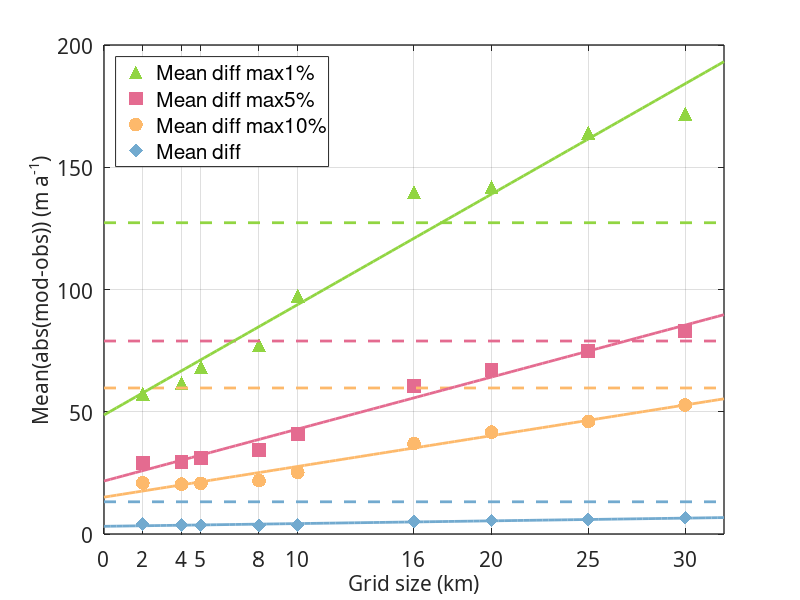

Recreate this plot in MATLAB.
% Mean_diff_Cal and Plot
% TERRA 20230905
path1= 'E:\MATLAB\WQX\Project1\出图代码\原图直出';
custom_colors = [
      68 4 90; 
      26 49 139;
      31 146 139;
      114 170 207;
      145 213 66;
      192 63 103; 
      228 107 144;  
      236 93 59;   
      253 185 107;   
      255 0 0;     
];
C = custom_colors/255;

% load(fullfile(path, 'AmeryObserve_ub_vb.mat'));
% load(fullfile(path, 'AmeryInverse_ub_vb.mat'));
% % idx = AmeryVB.Values~=0; % 找出非零的位置
% % A=AmeryVB.Values(idx);%诊断模型得到的流速
% % B=AmeryVBO.Values(idx);%观测的流速
% A1=AmeryUB.Values;
% B1=AmeryUBO.Values;
% A2=AmeryVB.Values;
% B2=AmeryVBO.Values;
% speedA=sqrt(A1.*A1+A2.*A2);
% speedB=sqrt(B1.*B1+B2.*B2);
% diff=abs(speedA-speedB);
% mean1 = mean(diff(:));
% std1 = std(diff(:));



% resolutions = [2, 4, 5, 8, 10,16,20,25,30]; % 网格分辨率
% meandiff_values=[6.0421,5.2608,5.6565,6.2056,7.5493,9.4048,10.7208,11.5585,12.9844];
% % Mean_Diff 不规则格网10.5498 
% % 绘制散点图  
% figure
% set(gcf,'color','w','position',[500 200 650 600]);
% scatter(resolutions, meandiff_values, 100, 'b', 'filled'); % 'b'代表蓝色，'filled'填充点
% 
% % 拟合曲线（这里使用二次多项式）
% p = polyfit(resolutions, meandiff_values, 1); % 3表示3次多项式拟合
% 
% % 生成拟合曲线的x值范围
% x_fit = linspace(0, 32, 100);
% 
% % 计算拟合曲线的y值
% y_fit = polyval(p, x_fit);
% 
% % 绘制拟合曲线
% hold on;
% plot(x_fit, y_fit, 'r', 'LineWidth', 2);
% 
% hold on;
% y_line = 10.5498; % 不规则格网的Mean_diff值
% plot([0, 50], [y_line, y_line], 'k--', 'LineWidth', 2);
% 
% % % 添加灰影区域（观测区间）
% % y_lower = 70.0665 - 5; % 下限
% % y_upper = 70.0665 + 5; % 上限
% % x_fill = [min(resolutions), max(resolutions), max(resolutions), min(resolutions)];
% % y_fill = [y_lower, y_lower, y_upper, y_upper];
% % % 使用RGB颜色表示灰色，FaceAlpha设置透明度
% % patch(x_fill, y_fill, [0.8, 0.8, 0.8], 'FaceAlpha', 0.5, 'EdgeColor', 'none');
% 
% 
% % 设置坐标轴范围
% xlim([0,32]);
% set(gca,'xtick',[0 2 4 5 8 10 16 20 25 30]);
% ylim([3,16]);
% set(gca,'linewidth',1,'fontsize',15,'fontweight','normal','fontname','time news roman');
% % 添加标签和标题
% xlabel('Grid Size (km)','fontsize',15);
% ylabel('Mean Diff (m{\cdot}a^{-1})','fontsize',15);
% % title('网格分辨率与Mean(diff)关系','fontsize',17);
% 
% % 添加图例
% legend('Uniform Grids', 'Fitted Line','Nonuniform Grids', 'Location', 'northwest','fontsize',15);
% 
% % 显示图形
% grid on;
% 
% box on
% print(gcf, fullfile(path, 'Mean_Diff.png'), '-dpng', '-r1000');

%%
resolutions = [2, 4, 5, 8, 10,16,20,25,30]; % 网格分辨率
% Mean_Diff 不规则格网10.5498 
% 绘制散点图  
figure
set(gcf,'color','w','position',[500 200 650 600]);

%% 1
mean_of_top_values=[57.333238236743990,61.671549269140755,68.377650757015270,77.319214439288020,97.476422394888420,1.398598008767857e+02,1.419120224550360e+02,1.641891314288266e+02,1.719510276782112e+02];   %不规则网格  56.1167   1km 50.5160
scatter(resolutions, mean_of_top_values, 100, C(5,:), 'filled', '^'); % 'b'代表蓝色，'filled'填充点

%% 5
mean_of_top_values5=[29.037675196120894,29.477059063147493,31.258717095270450,34.381137222281865,40.743954552120470,60.485674663604090,66.991712272366800,74.690535998734230,83.052512146882620];   %不规则网格  56.1167   1km 50.5160
hold on;
scatter(resolutions, mean_of_top_values5, 100, C(7,:), 'filled', 's'); % 'b'代表蓝色，'filled'填充点

%% 10
mean_of_top_values10=[20.908971245027747,20.368630901398767,20.701928991175237,21.814713351109898,25.198187340212172,36.979007351044395,41.676583855926650,46.039477727459534,52.763964179339090];   %不规则网格  56.1167   1km 50.5160
hold on;
scatter(resolutions, mean_of_top_values10, 100, C(9,:), 'filled'); % 'b'代表蓝色，'filled'填充点

%% mean
meandiff_values=[4.074363588411402,3.773955347247808,3.619260830507241,3.427331390780321,3.718506919956130,4.958226910879621,5.529850446652612,5.937199158999217,6.662439302364673];
hold on;
scatter(resolutions, meandiff_values, 100, C(4,:),'filled', 'd'); % 'b'代表蓝色，'filled'填充点

% 拟合曲线（这里使用二次多项式）
p = polyfit(resolutions, mean_of_top_values10, 1); % 3表示3次多项式拟合

% 生成拟合曲线的x值范围
x_fit = linspace(0, 32, 100);

% 计算拟合曲线的y值
y_fit = polyval(p, x_fit);

% 绘制拟合曲线
hold on;
plot(x_fit, y_fit, 'color', C(9,:), 'LineWidth', 2);

hold on;
y_line = 59.720905379504070; % 10%
plot([0, 50], [y_line, y_line], 'color', C(9,:), 'LineWidth', 2,'LineStyle','--');


% 拟合曲线（这里使用二次多项式）
p = polyfit(resolutions, mean_of_top_values5, 1); % 3表示3次多项式拟合

% 生成拟合曲线的x值范围
x_fit = linspace(0, 32, 100);

% 计算拟合曲线的y值
y_fit = polyval(p, x_fit);

% 绘制拟合曲线
hold on;
plot(x_fit, y_fit, 'color', C(7,:), 'LineWidth', 2);

hold on;
y_line = 78.928385497726750; % 5%
plot([0, 50], [y_line, y_line], 'color', C(7,:), 'LineWidth', 2,'LineStyle','--');


% 拟合曲线（这里使用二次多项式）
p = polyfit(resolutions, mean_of_top_values, 1); % 3表示3次多项式拟合

% 生成拟合曲线的x值范围
x_fit = linspace(0, 32, 100);

% 计算拟合曲线的y值
y_fit = polyval(p, x_fit);

% 绘制拟合曲线
hold on;
plot(x_fit, y_fit, 'color', C(5,:), 'LineWidth', 2);

hold on;
y_line = 1.273082183727295e+02; % 1%
plot([0, 50], [y_line, y_line], 'color', C(5,:), 'LineWidth', 2,'LineStyle','--');

% 拟合曲线（这里使用二次多项式）
p = polyfit(resolutions, meandiff_values, 1); % 3表示3次多项式拟合

% 生成拟合曲线的x值范围
x_fit = linspace(0, 32, 100);

% 计算拟合曲线的y值
y_fit = polyval(p, x_fit);

% 绘制拟合曲线
hold on;
plot(x_fit, y_fit, 'color', C(4,:), 'LineWidth', 2);

hold on;
y_line = 13.171499425974318; % 100%
plot([0, 50], [y_line, y_line], 'color', C(4,:), 'LineWidth', 2,'LineStyle','--');
%%
% 设置坐标轴范围
xlim([0,32]);
set(gca,'xtick',[0 2 4 5 8 10 16 20 25 30]);
% ylim([3,16]);
set(gca,'linewidth',1,'fontsize',15,'fontweight','normal','fontname','time news roman');
% 添加标签和标题
xlabel('Grid size (km)','fontsize',15);
ylabel('Mean(abs(mod-obs)) (m a^{-1})','fontsize',15);
% 显示图形
grid on;
% 添加图例
legend('Mean diff max1%','Mean diff max5%','Mean diff max10%', 'Mean diff','Location', 'northwest','fontsize',15);
box on
print(gcf, fullfile(path1, 'Velocity_Diff.png'), '-dpng', '-r1000');